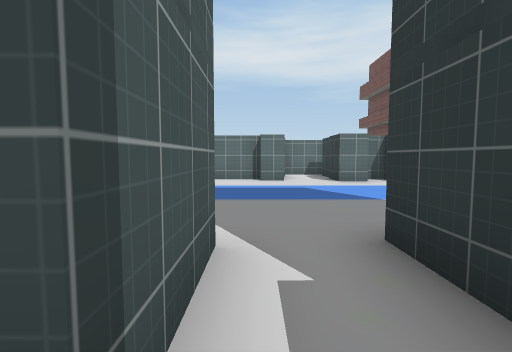
[1] (above)

24 first-person views from a walk through a Unity game level. The camera is 1.5 m above the floor, tilts 4° down and sees 85° across. The floor is counted in squares, 2 m on a side. Each view is taken from the middle of a square. On the plan, view 1 faces up. The plan holds only what a view shows up to about 10 squares ahead; the rest is blank. The place goes on beyond the plan. Some surface patterns are stand-ins.

[2]
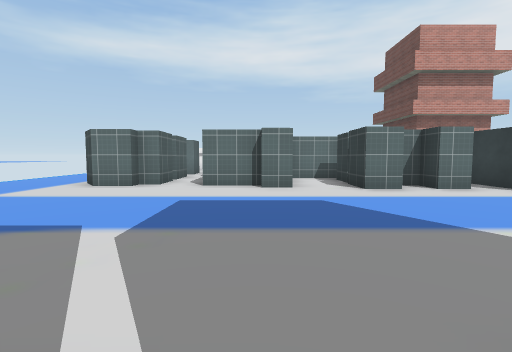

[3]
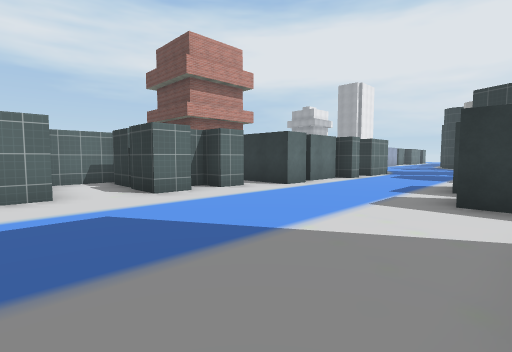

[4]
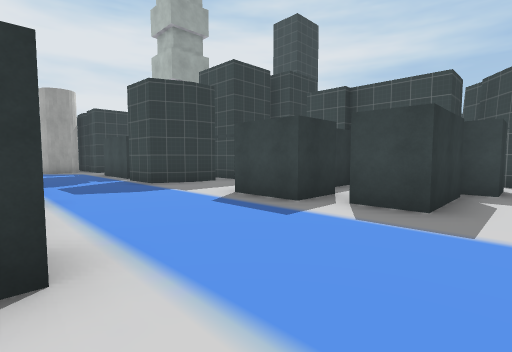

[5]
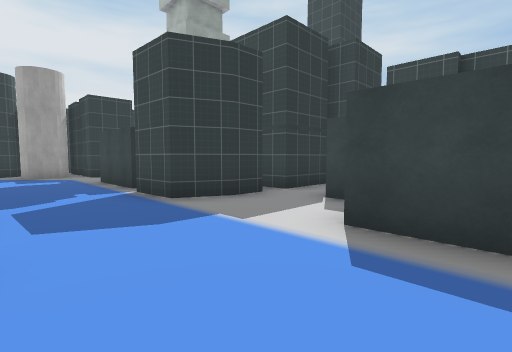

[6]
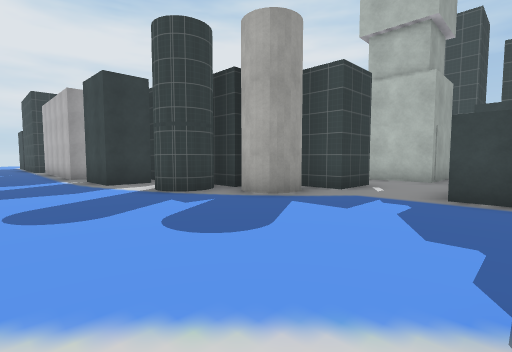

[7]
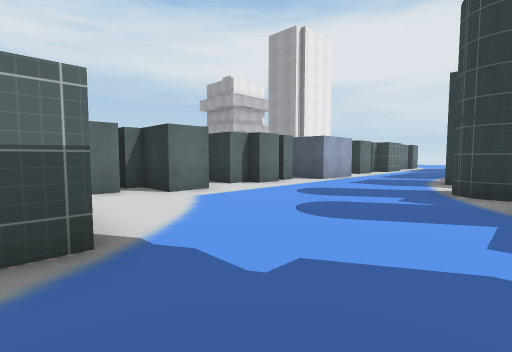

[8]
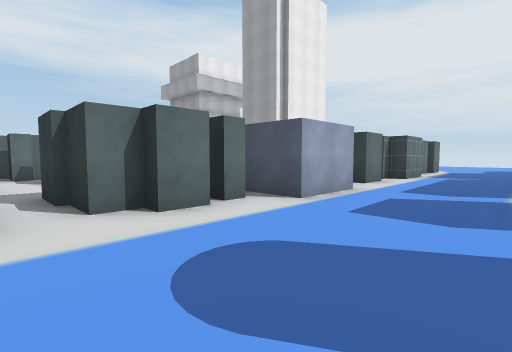

[9]
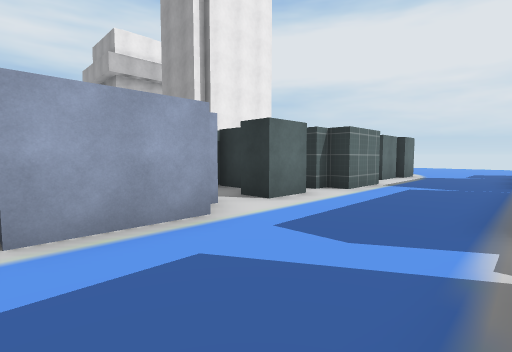

[10]
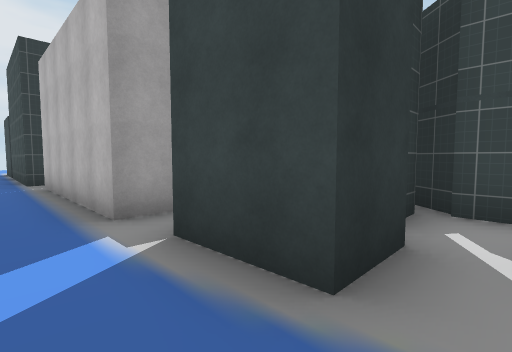

[11]
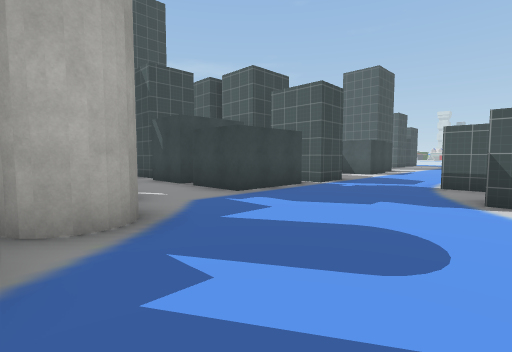

[12]
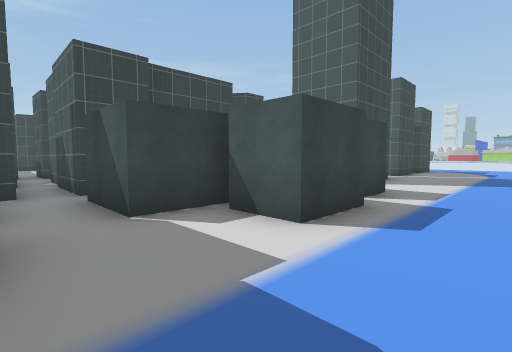

[13]
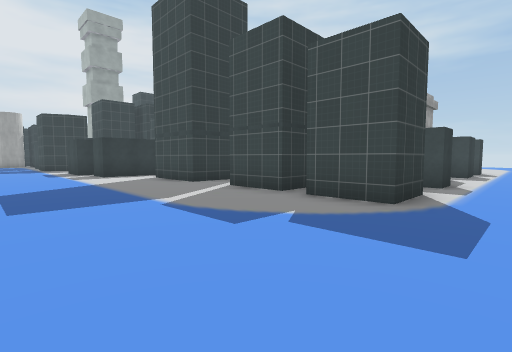

[14]
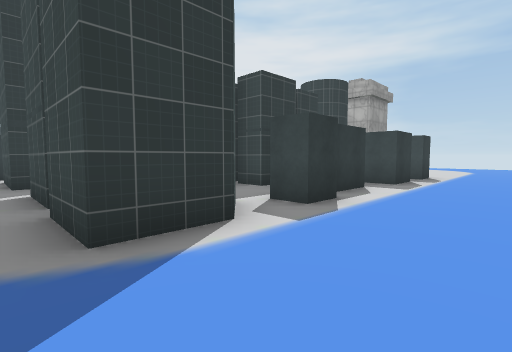

[15]
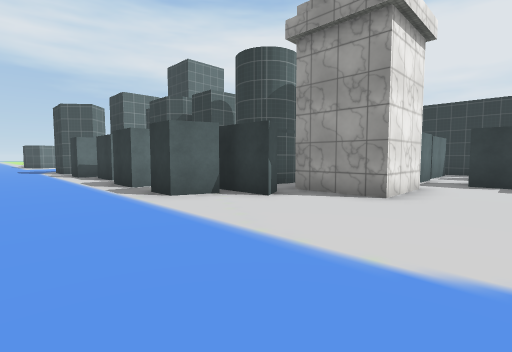

[16]
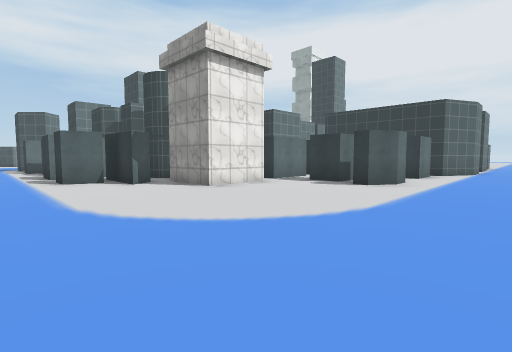

[17]
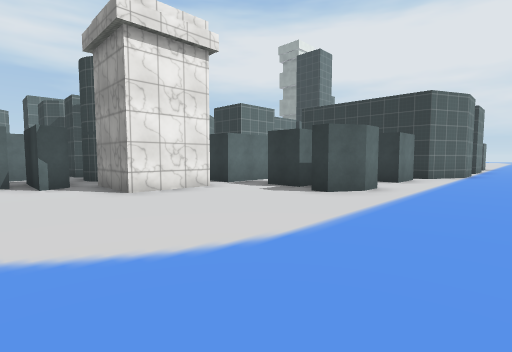

[18]
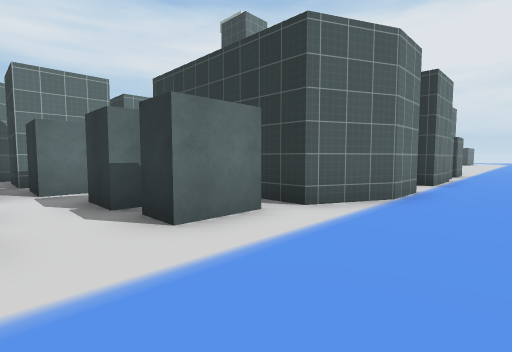

[19]
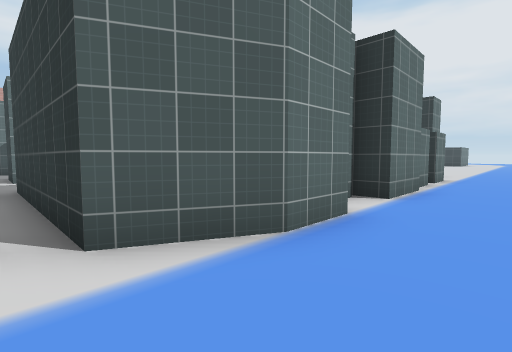

[20]
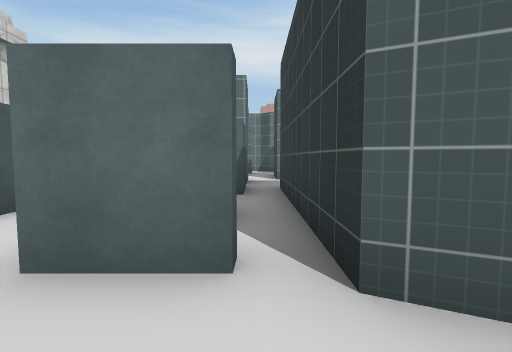

[21]
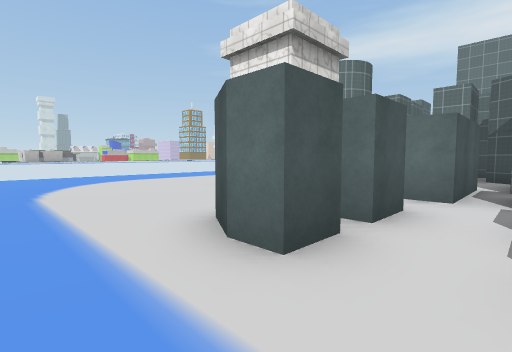

[22]
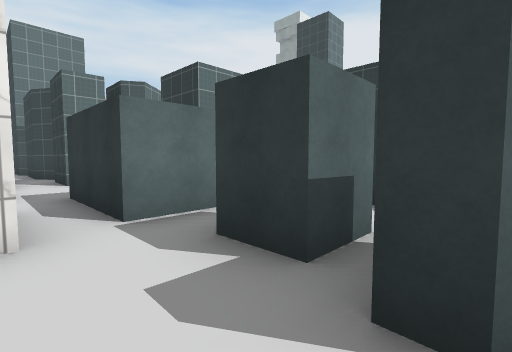

[23]
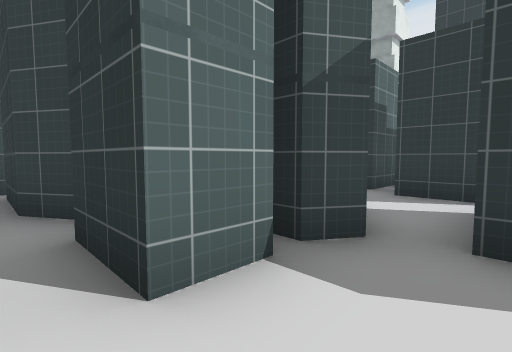

[24]
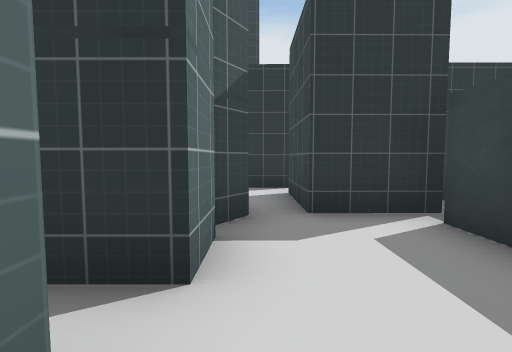

### Floor plan
Key: @ floor where view 1 was taken; # wall or solid block; x gap in a wall; . floor.
Columns run from 7 left of view 1 to 35 right of it. Each row starts with its distance up from view 1.
 14                          .#      #
 13                        ####      #x
 12 ..  #.  ###            #########.#.#   ##
 11 ..  #.   .#           .......###...##....
 10 ...##.###.####        ....................
  9  .......#.#.##       #.....................
  8  ............#.##  #.............##########
  7  ...........................#.##.#
  6  ...........................#.##
  5  .........................###.#
  4  .............##...#####.## ###
  3 ............####...#   #.#
  2 ...####..##.#  ##..#   #..
  1 ...####..# .#  ##..#   #..
  0 ...x.  @.  .#   #..    .###
 -1 ...#..  .# ##   #.#     #
 -2 ....... .#      #.#
 -3 ...#### .#      #.#
 -4 ....  # .#.   .##.
 -5 ...## ##.###..##..
 -6 ...#.. .......###x
 -7 ......# ...##.###
 -8 ...##.#..####..
 -9 ....#.# .##....
-10 ......# .####.#
-11 ......##......#
-12 .........#..#.#
-13 .........x....#
-14 .........#..#.##  #
-15 ...............##.######..
-16  .........................
-17  ......................

Positions as (right, up) in squares from view 1, and headings:
1: (0, 0), facing up
2: (0, 2), facing up
3: (0, 3), facing up-right
4: (4, 8), facing down-right
5: (7, 7), facing down-right
6: (15, 10), facing down-right
7: (14, 6), facing up-right
8: (18, 8), facing up-right
9: (22, 8), facing up-right
10: (22, 9), facing down-right
11: (20, 9), facing down-left
12: (11, 6), facing down-left
13: (-6, 7), facing down-right
14: (-7, 3), facing down-right
15: (-7, -13), facing up-right
16: (-6, -17), facing up-right
17: (-4, -17), facing up-right
18: (3, -17), facing up-right
19: (6, -17), facing up-right
20: (6, -16), facing up
21: (4, -16), facing up-left
22: (0, -14), facing up-right
23: (1, -7), facing up-right
24: (0, -6), facing right
